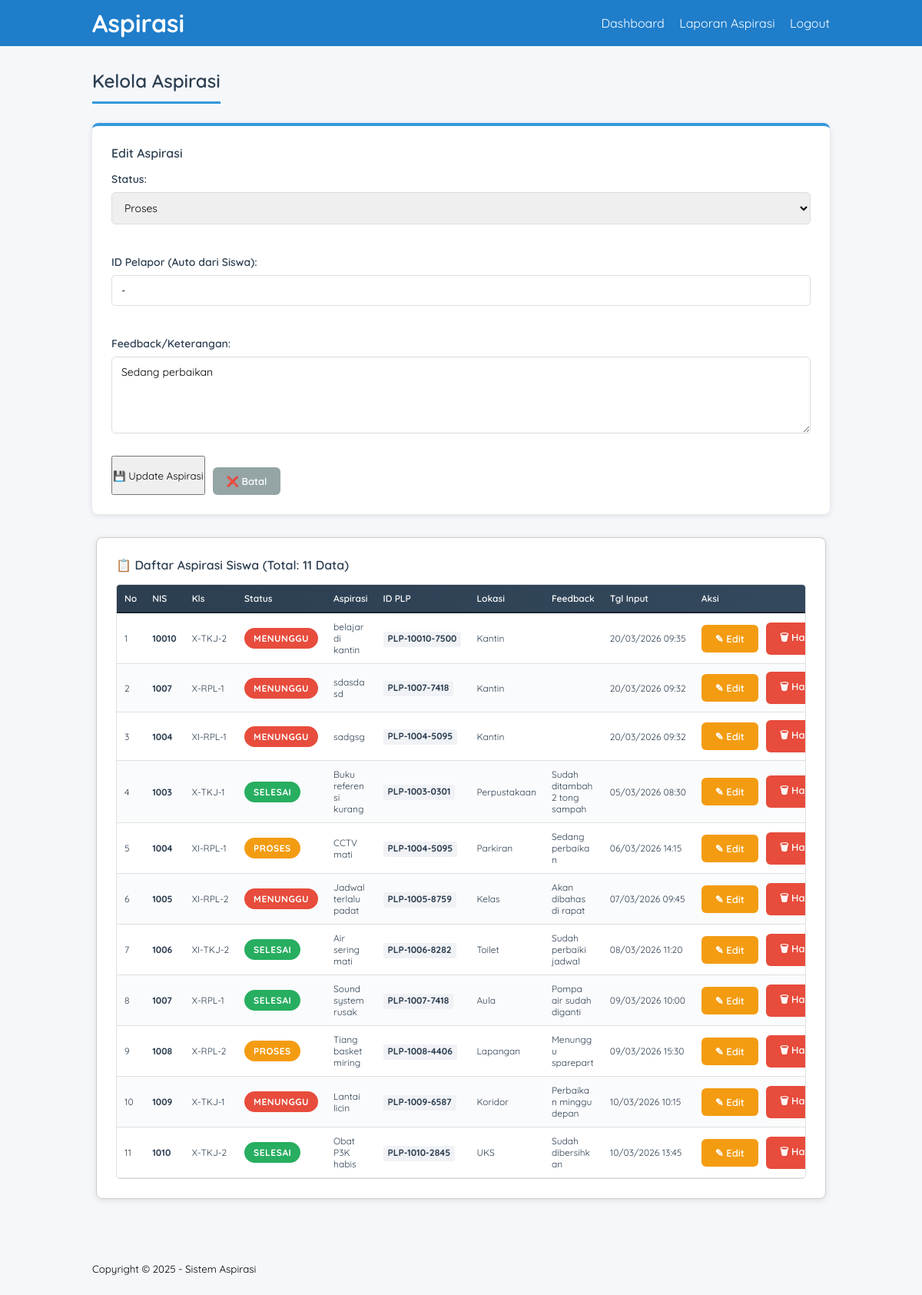
Screenshot of /admin_aspirasi.php?edit=2 (signed in) with the database file from the repository.
### tables this page shows
CREATE TABLE `tb_aspirasi` (
  `id_aspirasi` int(11) NOT NULL COMMENT 'Primary Key untuk setiap aspirasi',
  `id_pelaporan` int(11) NOT NULL COMMENT 'Foreign Key ke tb_input_aspirasi',
  `status` enum('Menunggu','Proses','Selesai') NOT NULL DEFAULT 'Menunggu' COMMENT 'Status aspirasi',
  `id_pelapor` varchar(50) DEFAULT NULL COMMENT 'ID Pelapor (generated)',
  `feedback` varchar(500) DEFAULT '' COMMENT 'Feedback dari admin',
  `tanggal_dibuat` timestamp NOT NULL DEFAULT current_timestamp()
);

CREATE TABLE `tb_input_aspirasi` (
  `id_pelaporan` int(5) NOT NULL,
  `nis` varchar(10) NOT NULL,
  `id_kategori` int(5) NOT NULL,
  `lokasi` varchar(50) NOT NULL,
  `ket` text NOT NULL,
  `id_pelapor` varchar(50) DEFAULT NULL,
  `tanggal_input` datetime DEFAULT current_timestamp()
);

CREATE TABLE `tb_siswa` (
  `nis` int(10) NOT NULL,
  `kelas` varchar(10) NOT NULL,
  `id_pelapor` varchar(50) DEFAULT NULL
);

### admin_aspirasi.php (the view, shortened to what this page needs)
<?php
include 'db.php';
$edit_data_full = null;
$edit_data = null;
if(isset($_GET['edit'])){
    $id = (int)$_GET['edit'];
    $stmt = $CON->prepare("SELECT * FROM tb_aspirasi WHERE id_aspirasi = ?");
    $stmt->bind_param("i", $id);
    $stmt->execute();
    $edit_data = $stmt->get_result()->fetch_object();
}
$data_query = mysqli_query($CON, "SELECT a.*, ia.nis, ia.lokasi, ia.ket, ia.id_pelapor as id_pelapor_input, ia.tanggal_input, s.kelas, s.id_pelapor as id_plp_siswa
                                  FROM tb_aspirasi a
                                  JOIN tb_input_aspirasi ia ON a.id_pelaporan = ia.id_pelaporan
                                  LEFT JOIN tb_siswa s ON ia.nis = s.nis
                                  ORDER BY a.tanggal_dibuat DESC");
$total = mysqli_num_rows($data_query);
?>
<!DOCTYPE html>
<html lang="en">
<head>
    <link rel="stylesheet" type="text/css" href="css/style.css">
</head>
<body>
    <header>
        <div class="container">
            <h1><a href="dashboard.php">Aspirasi</a></h1>
            <ul>
                <li><a href="dashboard.php">Dashboard</a></li>
                <li><a href="aspirasi_report.php">Laporan Aspirasi</a></li>
                <li><a href="logout.php">Logout</a></li>
            </ul>
        </div>
    </header>
    <div class="section">
        <div class="container">
            <h3>Kelola Aspirasi</h3>
            <div class="form-container">
                <h4><?= isset($edit_data) ? 'Edit Aspirasi' : ' ' ?></h4>
                <form method="POST">
                    <div class="form-row">
                        <div class="form-group">
                            <label>Status:</label>
                            <select name="status" required>
                                <option value="Proses" <?= (isset($edit_data) && $edit_data->status == 'Proses') ? 'selected' : '' ?>>Proses</option>
                            </select>
                        </div>
                        <div class="form-group">
                            <label>ID Pelapor (Auto dari Siswa):</label>
                            <input type="text" value="<?= isset($edit_data_full) && $edit_data_full->id_pelapor ? htmlspecialchars($edit_data_full->id_pelapor) : '-' ?>" placeholder="Otomatis dari siswa" readonly>
                        </div>
                    </div>
                    <div class="form-group">
                        <label>Feedback/Keterangan:</label>
                        <textarea name="feedback" placeholder="Berikan keterangan atau feedback untuk aspirasi ini..."><?= isset($edit_data) ? htmlspecialchars($edit_data->feedback) : '' ?></textarea>
                    </div>
                    <div class="form-actions">
                        <?php if(isset($edit_data)): ?>
                            <button type="submit" name="edit">💾 Update Aspirasi</button>
                            <a href="admin_aspirasi.php" class="btn btn-back">❌ Batal</a>
                        <?php else: ?>
                            <button type="submit" name="tambah">➕ Ubah Aspirasi</button>
                        <?php endif; ?>
                    </div>
                </form>
            </div>
            <div class="box">
                <h4>📋 Daftar Aspirasi Siswa (Total: <?= $total ?> Data)</h4>
                <?php if($total > 0): ?>
                    <div class="table-wrapper">
                        <table class="table">
                            <thead>
                                <tr>
                                    <th width="4%">No</th>
                                    <th width="8%">NIS</th>
                                    <th width="6%">Kls</th>
                                    <th width="9%">Status</th>
                                    <th width="14%">Aspirasi</th>
                                    <th width="12%">ID PLP</th>
                                    <th width="11%">Lokasi</th>
                                    <th width="13%">Feedback</th>
                                    <th width="12%">Tgl Input</th>
                                    <th width="11%">Aksi</th>
                                </tr>
                            </thead>
                            <tbody>
                                <?php
                                $no = 1;
                                while($d = mysqli_fetch_object($data_query)){
                                    $badge_class = 'badge-' . strtolower($d->status);
                                ?>
                                    <tr>
                                        <td><?= $no++ ?></td>
                                        <td><strong><?= htmlspecialchars($d->nis) ?></strong></td>
                                        <td><?= htmlspecialchars($d->kelas ?? '-') ?></td>
                                        <td><span class="badge <?= $badge_class ?>"><?= $d->status ?></span></td>
                                        <td data-wrap="yes"><?= htmlspecialchars($d->ket) ?></td>
                                        <td><code><strong><?= htmlspecialchars($d->id_plp_siswa ?? '-') ?></strong></code></td>
                                        <td><?= htmlspecialchars($d->lokasi ?? '-') ?></td>
                                        <td data-wrap="yes"><?= htmlspecialchars($d->feedback ?? '-') ?></td>
                                        <td><?= date('d/m/Y H:i', strtotime($d->tanggal_input)) ?></td>
                                        <td>
                                            <div class="btn-group">
                                                <a href="admin_aspirasi.php?edit=<?= $d->id_aspirasi ?>" class="btn btn-edit">✎ Edit</a>
                                                <a href="admin_aspirasi.php?delete=<?= $d->id_aspirasi ?>" onclick="return confirm('Yakin hapus aspirasi ini?')" class="btn btn-delete">🗑 Hapus</a>
                                            </div>
                                        </td>
                                    </tr>
                                <?php
                                }
                                ?>
                            </tbody>
                        </table>
                    </div>
                <?php else: ?>
                    <div class="no-data">
                        <p>📭 Belum ada data aspirasi. Silakan tambah dari halaman Input Aspirasi.</p>
                    </div>
                <?php endif; ?>
            </div>
        </div>
    </div>
    <footer>
        <div class="container">
            <small>Copyright &copy 2025 - Sistem Aspirasi</small>
        </div>
    </footer>
</body>
</html>

### style.css (style rules this page uses)
* { padding: 0; margin: 0; font-family: 'Quicksand',sans-serif; }
body { background-color: #f8f8f8; }
a { color: inherit; text-decoration: none; }
.btn { padding: 8px 15px; background-color: #48988b; color: #fff; border: none; cursor: pointer; }
header { background-color: #1f7dca; color: #fff; }
header h1 { float: left; padding: 10px 0; }
header ul { float: right; }
header ul li { display: inline-block; }
header ul li a { padding: 20px 0 20px 15px; display: inline-block; }
footer { padding: 25px 0; }
.container { width: 80%; margin: 0 auto; }
.container:after { content: ""; display: block; clear: both; }
.section { padding: 25px 0; }
.box { background-color: #fff; border: 1px solid #ccc; padding: 50px; box-sizing: border-box; margin: 5px 5px 5px 5px; }
.box:after { content: ""; display: block; clear: both; }

### admin_aspirasi.php (style rules this page uses)
* { margin: 0; padding: 0; box-sizing: border-box; }
body { font-family: 'Quicksand', sans-serif; background-color: #f5f7fa; }
header ul li { position: relative; }
.section { background-color: #f5f7fa; padding: 30px 0; }
h3 { color: #2c3e50; margin-bottom: 25px; font-size: 24px; font-weight: 600; border-bottom: 3px solid #3498db; padding-bottom: 12px; display: inline-block; }
h4 { color: #2c3e50; margin-bottom: 15px; font-size: 16px; font-weight: 600; }
.form-container { background: white; padding: 25px; border-radius: 8px; margin-bottom: 30px; box-shadow: 0 2px 8px rgba(0,0,0,0.1); border-top: 4px solid #3498db; }
.form-row { display: grid; grid-template-columns: 1fr 1fr; gap: 20px; margin-bottom: 20px; }
.form-group { margin-bottom: 20px; }
.form-group label { display: block; margin-bottom: 8px; font-weight: 600; color: #2c3e50; font-size: 14px; }
.form-group input, .form-group select, .form-group textarea { width: 100%; padding: 10px 12px; border: 1px solid #ddd; border-radius: 5px; font-family: 'Quicksand', sans-serif; font-size: 14px; transition: all 0.3s ease; }
.form-group textarea { resize: vertical; min-height: 100px; }
.form-actions { display: flex; gap: 10px; margin-top: 25px; }
.box { background: white; padding: 25px; border-radius: 8px; box-shadow: 0 2px 8px rgba(0,0,0,0.1); margin-bottom: 25px; }
.table-wrapper { margin-top: 15px; border-radius: 5px; border: 1px solid #e0e0e0; overflow: hidden; }
.table { width: 100%; border-collapse: collapse; font-size: 12px; }
.table thead tr { background: linear-gradient(135deg, #2c3e50 0%, #34495e 100%); color: white; }
.table th { padding: 12px 10px; text-align: left; font-weight: 600; color: white; border-bottom: 2px solid #1a252f; white-space: nowrap; }
.table td { padding: 10px; border-bottom: 1px solid #e0e0e0; color: #2c3e50; white-space: nowrap; overflow: hidden; text-overflow: ellipsis; }
.table td[data-wrap="yes"] { white-space: normal; word-break: break-word; }
.table tbody tr { transition: all 0.2s ease; }
.table tbody tr:nth-child(even) { background-color: #fafbfc; }
.btn-group { display: flex; gap: 10px; flex-wrap: nowrap; align-items: center; justify-content: flex-start; }
.btn { padding: 10px 18px; border-radius: 6px; text-decoration: none; font-size: 13px; display: inline-flex; align-items: center; gap: 6px; border: none; cursor: pointer; transition: all 0.3s ease; font-weight: 600; white-space: nowrap; flex-shrink: 0; }
.btn-edit { background-color: #f39c12; color: #fff; }
.btn-delete { background-color: #e74c3c; color: #fff; }
.btn-back { background-color: #95a5a6; color: #fff; display: inline-block; margin-top: 15px; }
.badge { display: inline-block; padding: 6px 12px; border-radius: 20px; font-size: 12px; font-weight: bold; text-transform: uppercase; letter-spacing: 0.5px; }
.badge-menunggu { background-color: #e74c3c; color: white; }
.badge-proses { background-color: #f39c12; color: white; }
.badge-selesai { background-color: #27ae60; color: white; }
code { background-color: #f0f2f5; padding: 3px 6px; border-radius: 3px; font-family: 'Courier New', monospace; font-size: 12px; color: #2c3e50; }
@media (max-width: 1200px) { .form-row { grid-template-columns: 1fr; } }
@media (max-width: 1200px) { .table { font-size: 12px; } }
@media (max-width: 1200px) { .table th, .table td { padding: 10px; } }

### rows the page displays
tb_aspirasi: status "Proses", feedback "Sedang perbaikan", id_pelaporan.nis "1004", tb_siswa.kelas "XI-RPL-1", status "PROSES", id_pelaporan.ket "CCTV mati", tb_siswa.id_pelapor "PLP-1004-5095", id_pelaporan.lokasi "Parkiran", id_pelaporan.tanggal_input "06/03/2026 14:15"
tb_aspirasi: id_pelaporan.nis "10010", tb_siswa.kelas "X-TKJ-2", status "MENUNGGU", id_pelaporan.ket "belajar di kantin", tb_siswa.id_pelapor "PLP-10010-7500", id_pelaporan.lokasi "Kantin", id_pelaporan.tanggal_input "20/03/2026 09:35"
tb_aspirasi: id_pelaporan.nis "1007", tb_siswa.kelas "X-RPL-1", status "MENUNGGU", id_pelaporan.ket "sdasdasd", tb_siswa.id_pelapor "PLP-1007-7418", id_pelaporan.lokasi "Kantin", id_pelaporan.tanggal_input "20/03/2026 09:32"
tb_aspirasi: id_pelaporan.nis "1004", tb_siswa.kelas "XI-RPL-1", status "MENUNGGU", id_pelaporan.ket "sadgsg", tb_siswa.id_pelapor "PLP-1004-5095", id_pelaporan.lokasi "Kantin", id_pelaporan.tanggal_input "20/03/2026 09:32"
tb_aspirasi: id_pelaporan.nis "1003", tb_siswa.kelas "X-TKJ-1", status "SELESAI", id_pelaporan.ket "Buku referensi kurang", tb_siswa.id_pelapor "PLP-1003-0301", id_pelaporan.lokasi "Perpustakaan", feedback "Sudah ditambah 2 tong sampah", id_pelaporan.tanggal_input "05/03/2026 08:30"
tb_aspirasi: id_pelaporan.nis "1005", tb_siswa.kelas "XI-RPL-2", status "MENUNGGU", id_pelaporan.ket "Jadwal terlalu padat", tb_siswa.id_pelapor "PLP-1005-8759", id_pelaporan.lokasi "Kelas", feedback "Akan dibahas di rapat", id_pelaporan.tanggal_input "07/03/2026 09:45"
tb_aspirasi: id_pelaporan.nis "1006", tb_siswa.kelas "XI-TKJ-2", status "SELESAI", id_pelaporan.ket "Air sering mati", tb_siswa.id_pelapor "PLP-1006-8282", id_pelaporan.lokasi "Toilet", feedback "Sudah perbaiki jadwal", id_pelaporan.tanggal_input "08/03/2026 11:20"
tb_aspirasi: id_pelaporan.nis "1007", tb_siswa.kelas "X-RPL-1", status "SELESAI", id_pelaporan.ket "Sound system rusak", tb_siswa.id_pelapor "PLP-1007-7418", id_pelaporan.lokasi "Aula", feedback "Pompa air sudah diganti", id_pelaporan.tanggal_input "09/03/2026 10:00"
tb_aspirasi: id_pelaporan.nis "1008", tb_siswa.kelas "X-RPL-2", status "PROSES", id_pelaporan.ket "Tiang basket miring", tb_siswa.id_pelapor "PLP-1008-4406", id_pelaporan.lokasi "Lapangan", feedback "Menunggu sparepart", id_pelaporan.tanggal_input "09/03/2026 15:30"
tb_aspirasi: id_pelaporan.nis "1009", tb_siswa.kelas "X-TKJ-1", status "MENUNGGU", id_pelaporan.ket "Lantai licin", tb_siswa.id_pelapor "PLP-1009-6587", id_pelaporan.lokasi "Koridor", feedback "Perbaikan minggu depan", id_pelaporan.tanggal_input "10/03/2026 10:15"
tb_aspirasi: id_pelaporan.nis "1010", tb_siswa.kelas "X-TKJ-2", status "SELESAI", id_pelaporan.ket "Obat P3K habis", tb_siswa.id_pelapor "PLP-1010-2845", id_pelaporan.lokasi "UKS", feedback "Sudah dibersihkan", id_pelaporan.tanggal_input "10/03/2026 13:45"

### other values shown
$total "11"
